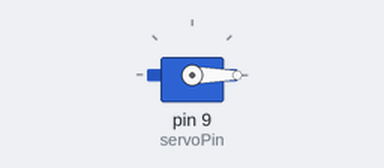
A sketch run on a simulated Arduino Uno, built with avr-gcc and run on an emulated ATmega328P. Parts: servo.

Above: at 37.7 s.
Timing chart, 0 to 39.2 s (numbered marks = the images above):
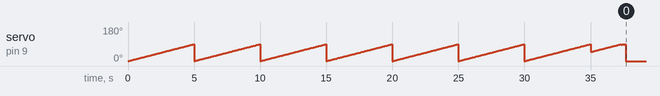

The sketch:

WaterTime-ServoTest.ino
```cpp
#include <Servo.h>
int servoPin = 9;
float prevTime = 0;
float pastTime = 0;
int interval = 5000;
int count = 0;
Servo servoManRising;

void setup() {
  // put your setup code here, to run once:
  servoManRising.attach(servoPin);
  //servoManRising.write(0);
}

void loop() {
  // put your main code here, to run repeatedly:
  pastTime = millis()-prevTime;
  if(pastTime>interval){
    count++;
    prevTime = interval*count;
    servoManRising.write(0);
   // delay(15);
  }
  //prevTime = millis();
  else{
  servoManRising.write(pastTime/interval*90);
  }
  //delay(15);


}
```
